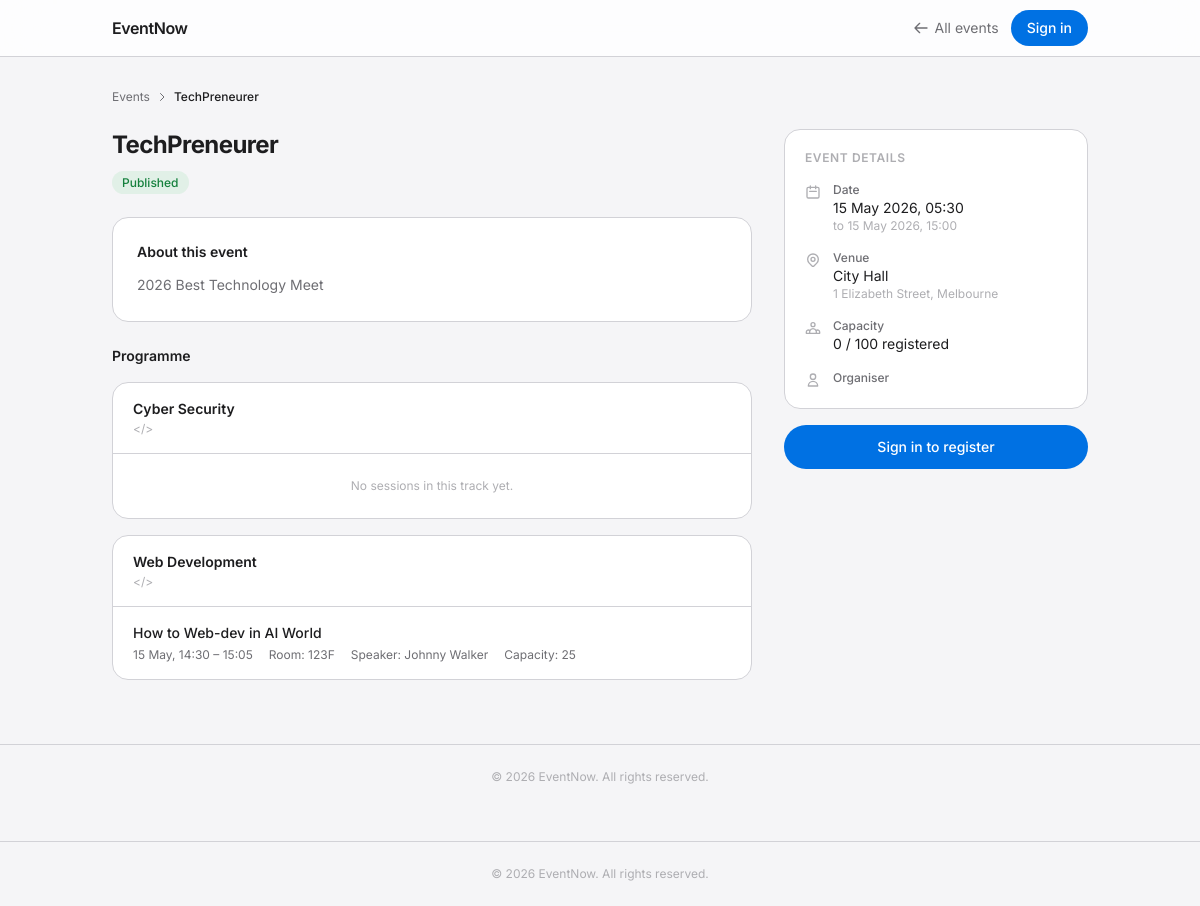
/eventnow/events/techpreneur-2026/, run on the app's committed database.
### apps/events/models.py (models this page shows, shortened)
class Event(models.Model):
    id = models.AutoField(primary_key=True)
    organiser = models.ForeignKey(
        User,
        on_delete=models.CASCADE,
    )
    venue = models.ForeignKey(Venue, on_delete=models.CASCADE)
    title = models.CharField(max_length=255)
    slug = models.SlugField(max_length=255, unique=True)
    description = models.TextField()
    cover_image_url = models.URLField()
    starts_at = models.DateTimeField()
    ends_at = models.DateTimeField()
    status = models.CharField(max_length=255)
    max_capacity = models.IntegerField()
    created_at = models.DateTimeField(auto_now_add=True)
    updated_at = models.DateTimeField(auto_now=True)
    class Meta:
        app_label = 'apps'

class Track(models.Model):
    id = models.AutoField(primary_key=True)
    event = models.ForeignKey(Event, on_delete=models.CASCADE)
    name = models.CharField(max_length=255)
    description = models.TextField()
    created_at = models.DateTimeField(auto_now_add=True)
    updated_at = models.DateTimeField(auto_now=True)
    class Meta:
        app_label = 'apps'

class Session(models.Model):
    id = models.AutoField(primary_key=True)
    event = models.ForeignKey(Event, on_delete=models.CASCADE)
    track = models.ForeignKey(Track, on_delete=models.CASCADE)
    title = models.CharField(max_length=255)
    description = models.TextField()
    speaker_name = models.CharField(max_length=255)
    room = models.CharField(max_length=255)
    starts_at = models.DateTimeField()
    ends_at = models.DateTimeField()
    max_capacity = models.IntegerField()
    created_at = models.DateTimeField(auto_now_add=True)
    updated_at = models.DateTimeField(auto_now=True)
    class Meta:
        app_label = 'apps'

class Venue(models.Model):
    id = models.AutoField(primary_key=True)
    name = models.CharField(max_length=255)
    address = models.CharField(max_length=255)
    city = models.CharField(max_length=255)
    country = models.CharField(max_length=255)
    created_at = models.DateTimeField(auto_now_add=True)
    updated_at = models.DateTimeField(auto_now=True)
    class Meta:
        app_label = 'apps'

### apps/events/views.py (the view)
# urls.py: path('events/<slug:slug>/',         views.event_detail,     name='event_detail'),
def event_detail(request, slug):
    event  = get_object_or_404(Event, slug=slug)
    tracks = event.track_set.prefetch_related('session_set').order_by('name')
    is_owner = request.user.is_authenticated and event.organiser == request.user
    return render(request, 'events/event-detail.html', {
        'event':    event,
        'tracks':   tracks,
        'is_owner': is_owner,
    })

### apps/templates/events/event-detail.html (shortened to what this page needs)
{% extends "base.html" %}
{% block body_class %}bg-surface text-ink font-sans min-h-screen flex flex-col{% endblock %}
{% block header %}
<header class="sticky top-0 z-50 bg-white/80 backdrop-blur-xl border-b border-border">
  <div class="max-w-5xl mx-auto px-6 h-14 flex items-center justify-between">
    <a href="{% url 'index' %}" class="text-base font-semibold text-ink tracking-tight">EventNow</a>
    <div class="flex items-center gap-3">
      <a href="{% url 'event_list' %}" class="flex items-center gap-1.5 text-sm text-ink-2 hover:text-ink transition-colors">
        <svg class="w-4 h-4" fill="none" stroke="currentColor" viewBox="0 0 24 24"><path stroke-linecap="round" stroke-linejoin="round" stroke-width="2" d="M10 19l-7-7m0 0l7-7m-7 7h18"/></svg>
        All events
      </a>
      {% if user.is_authenticated %}
        <a href="{% url 'dashboard' %}" class="text-sm font-medium border border-border text-ink px-4 py-2 rounded-full hover:bg-surface transition-colors">Dashboard</a>
      {% else %}
        <a href="{% url 'account_login' %}" class="text-sm font-medium bg-primary text-white px-4 py-2 rounded-full hover:bg-primary-dark transition-colors">Sign in</a>
      {% endif %}
    </div>
  </div>
</header>
{% endblock %}
{% block body %}
<main id="main" class="flex-1">
  <div class="max-w-5xl mx-auto px-6 py-8">
    <nav aria-label="Breadcrumb" class="mb-6">
      <ol class="flex items-center gap-1.5 text-xs text-ink-2">
        <li><a href="{% url 'event_list' %}" class="hover:text-ink transition-colors">Events</a></li>
        <li aria-hidden="true"><svg class="w-3 h-3" fill="none" stroke="currentColor" viewBox="0 0 24 24"><path stroke-linecap="round" stroke-linejoin="round" stroke-width="2" d="M9 5l7 7-7 7"/></svg></li>
        <li class="text-ink font-medium truncate max-w-xs">{{ event.title }}</li>
      </ol>
    </nav>
    <div class="grid lg:grid-cols-3 gap-8">
      <div class="lg:col-span-2 space-y-6">
        <div class="flex items-start justify-between gap-4 flex-wrap">
          <div>
            <h1 class="text-2xl font-bold text-ink tracking-tight mb-2">{{ event.title }}</h1>
            {% if event.status == 'published' %}
              <span class="text-xs font-medium bg-success/10 text-green-700 px-2.5 py-1 rounded-full">Published</span>
            {% elif event.status == 'draft' %}
              <span class="text-xs font-medium bg-warning/10 text-orange-700 px-2.5 py-1 rounded-full">Draft</span>
            {% elif event.status == 'cancelled' %}
              <span class="text-xs font-medium bg-danger/10 text-red-700 px-2.5 py-1 rounded-full">Cancelled</span>
            {% else %}
              <span class="text-xs font-medium bg-surface text-ink-3 border border-border px-2.5 py-1 rounded-full">{{ event.status|title }}</span>
            {% endif %}
          </div>
        </div>
        <div class="bg-card border border-border rounded-2xl p-6">
          <h2 class="text-sm font-semibold text-ink mb-3">About this event</h2>
          <p class="text-sm text-ink-2 leading-relaxed whitespace-pre-line">{{ event.description }}</p>
        </div>
        <div>
          <div class="flex items-center justify-between mb-4">
            <h2 class="text-sm font-semibold text-ink">Programme</h2>
          </div>
          {% if tracks %}
          <div class="space-y-4">
            {% for track in tracks %}
            <div class="bg-card border border-border rounded-2xl overflow-hidden">
              <div class="px-5 py-4 border-b border-border flex items-center justify-between">
                <div>
                  <h3 class="text-sm font-semibold text-ink">{{ track.name }}</h3>
                  {% if track.description %}
                  <p class="text-xs text-ink-3 mt-0.5">{{ track.description }}</p>
                  {% endif %}
                </div>
              </div>
              {% if track.session_set.all %}
              <div class="divide-y divide-border">
                {% for session in track.session_set.all %}
                <div class="px-5 py-4 flex items-start justify-between gap-4">
                  <div class="flex-1 min-w-0">
                    <div class="text-sm font-medium text-ink mb-0.5">{{ session.title }}</div>
                    <div class="text-xs text-ink-2 flex flex-wrap gap-x-4 gap-y-1 mt-1">
                      <span>{{ session.starts_at|date:"j M, H:i" }} – {{ session.ends_at|date:"H:i" }}</span>
                      {% if session.room %}<span>Room: {{ session.room }}</span>{% endif %}
                      {% if session.speaker_name %}<span>Speaker: {{ session.speaker_name }}</span>{% endif %}
                      <span>Capacity: {{ session.max_capacity }}</span>
                    </div>
                  </div>
                </div>
                {% endfor %}
              </div>
              {% else %}
              <div class="px-5 py-6 text-center text-xs text-ink-3">No sessions in this track yet.</div>
              {% endif %}
            </div>
            {% endfor %}
          </div>
          {% else %}
          <div class="bg-card border border-border rounded-2xl p-8 text-center">
            <p class="text-sm text-ink-3">No tracks yet.
              {% if is_owner %}<a href="{% url 'track_create' event.slug %}" class="text-primary hover:underline">Add the first one →</a>{% endif %}
            </p>
          </div>
          {% endif %}
        </div>
      </div>
      <aside class="space-y-4">
        <div class="bg-card border border-border rounded-2xl p-5 space-y-4">
          <h2 class="text-xs font-semibold text-ink-3 uppercase tracking-wider">Event details</h2>
          <div class="flex items-start gap-3">
            <svg class="w-4 h-4 text-ink-3 flex-shrink-0 mt-0.5" fill="none" stroke="currentColor" viewBox="0 0 24 24"><path stroke-linecap="round" stroke-linejoin="round" stroke-width="2" d="M8 7V3m8 4V3m-9 8h10M5 21h14a2 2 0 002-2V7a2 2 0 00-2-2H5a2 2 0 00-2 2v12a2 2 0 002 2z"/></svg>
            <div>
              <div class="text-xs font-medium text-ink-2">Date</div>
              <div class="text-sm text-ink">{{ event.starts_at|date:"j M Y, H:i" }}</div>
              <div class="text-xs text-ink-3">to {{ event.ends_at|date:"j M Y, H:i" }}</div>
            </div>
          </div>
          {% if event.venue %}
          <div class="flex items-start gap-3">
            <div>
              <div class="text-xs font-medium text-ink-2">Venue</div>
              <div class="text-sm text-ink">{{ event.venue.name }}</div>
              <div class="text-xs text-ink-3">{{ event.venue.address }}, {{ event.venue.city }}</div>
            </div>
          </div>
          {% endif %}
          <div class="flex items-start gap-3">
            <div>
              <div class="text-xs font-medium text-ink-2">Capacity</div>
              <div class="text-sm text-ink">{{ event.eventregistration_set.count }} / {{ event.max_capacity }} registered</div>
            </div>
          </div>
          <div class="flex items-start gap-3">
            <svg class="w-4 h-4 text-ink-3 flex-shrink-0 mt-0.5" fill="none" stroke="currentColor" viewBox="0 0 24 24"><path stroke-linecap="round" stroke-linejoin="round" stroke-width="2" d="M16 7a4 4 0 11-8 0 4 4 0 018 0zM12 14a7 7 0 00-7 7h14a7 7 0 00-7-7z"/></svg>
            <div>
              <div class="text-xs font-medium text-ink-2">Organiser</div>
            </div>
          </div>
        </div>
        {% if user.is_authenticated and user.is_attendee %}
        <button class="w-full text-sm font-medium bg-primary text-white py-3 rounded-full hover:bg-primary-dark transition-colors">
          Register for this event
        </button>
        {% elif not user.is_authenticated %}
        <a href="{% url 'account_login' %}?next={{ request.path }}"
           class="block w-full text-center text-sm font-medium bg-primary text-white py-3 rounded-full hover:bg-primary-dark transition-colors">
          Sign in to register
        </a>
        {% endif %}
      </aside>
    </div>
  </div>
</main>
{% block footer %}
<footer class="border-t border-border py-6 mt-8">
  <p class="text-center text-xs text-ink-3">© 2026 EventNow. All rights reserved.</p>
</footer>
{% endblock %}
{% endblock %}

### apps/templates/base.html (style rules this page uses)
* { -webkit-font-smoothing: antialiased; }

### data on the page
Event: title "TechPreneurer", description "2026 Best Technology Meet", starts_at "15 May 2026, 05:30", ends_at "15 May 2026, 15:00", venue.name "City Hall", venue.address "1 Elizabeth Street", venue.city "Melbourne", eventregistration_set.count "0", max_capacity "100"
Track: name "Cyber Security", description "</>", shows "No sessions in this track yet."
Track: name "Web Development", description "</>"
Session: title "How to Web-dev in AI World", starts_at "15 May, 14:30", ends_at "15:05", room "123F", speaker_name "Johnny Walker", max_capacity "25"
